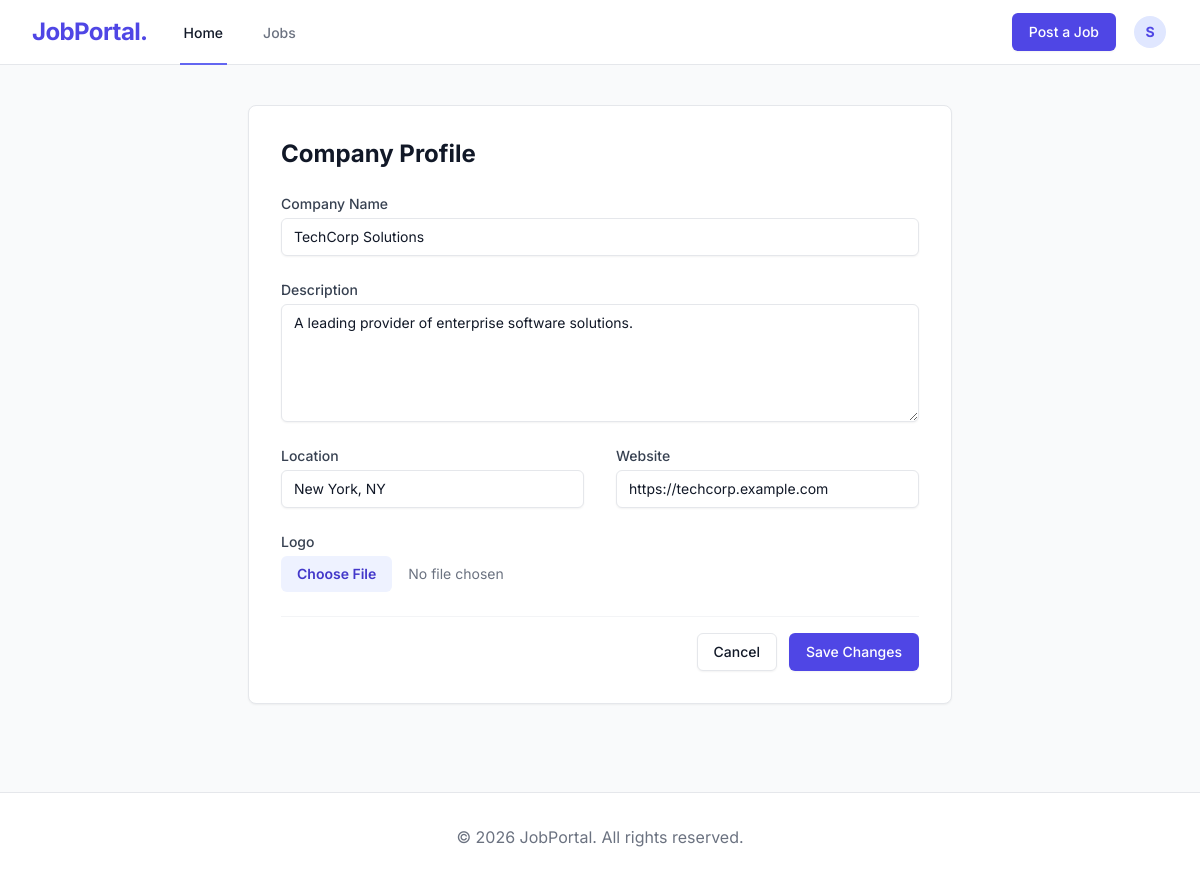
Screenshot of /jobs/company/ (signed in) with the database file from the repository.
### jobs/models.py (models this page shows, shortened)
class Company(models.Model):
    owner = models.OneToOneField(User, on_delete=models.CASCADE, related_name='company')
    name = models.CharField(max_length=200)
    logo = models.ImageField(upload_to='company_logos/', blank=True, null=True)
    website = models.URLField(blank=True, null=True)
    location = models.CharField(max_length=200, blank=True, null=True)
    description = models.TextField(blank=True, null=True)

### jobs/views.py (the view, shortened to what this page needs)
# urls.py: path('company/', views.CompanyUpdateView.as_view(), name='company_update'),
@method_decorator(recruiter_required, name='dispatch')
class CompanyUpdateView(UpdateView):
    model = Company
    template_name = 'jobs/company_form.html'
    fields = ['name', 'logo', 'website', 'location', 'description']
    success_url = reverse_lazy('dashboard')
    def get_object(self, queryset=None):
        company, created = Company.objects.get_or_create(owner=self.request.user, defaults={'name': 'Your Company Name'})
        return company

### templates/jobs/company_form.html (shortened to what this page needs)
{% extends 'base.html' %}
{% block content %}
<div class="max-w-3xl mx-auto px-4 sm:px-6 lg:px-8 py-10">
    <div class="card p-6 sm:p-8">
        <h2 class="text-2xl font-bold text-gray-900 mb-6">Company Profile</h2>
        <form method="POST" enctype="multipart/form-data" class="space-y-6">
            <div class="grid grid-cols-1 gap-y-6 sm:grid-cols-2 sm:gap-x-8">
                <div class="sm:col-span-2">
                    <label for="id_name" class="block text-sm font-medium text-gray-700">Company Name</label>
                    <div class="mt-1">
                        <input type="text" name="name" id="id_name" value="{{ form.name.value|default:'' }}" required class="input-field">
                    </div>
                </div>
                <div class="sm:col-span-2">
                    <label for="id_description" class="block text-sm font-medium text-gray-700">Description</label>
                    <div class="mt-1">
                        <textarea name="description" id="id_description" rows="5" class="input-field">{{ form.description.value|default:'' }}</textarea>
                    </div>
                </div>
                <div>
                    <label for="id_location" class="block text-sm font-medium text-gray-700">Location</label>
                    <div class="mt-1">
                        <input type="text" name="location" id="id_location" value="{{ form.location.value|default:'' }}" class="input-field">
                    </div>
                </div>
                <div>
                    <label for="id_website" class="block text-sm font-medium text-gray-700">Website</label>
                    <div class="mt-1">
                        <input type="url" name="website" id="id_website" value="{{ form.website.value|default:'' }}" class="input-field">
                    </div>
                </div>
                <div class="sm:col-span-2">
                    <label for="id_logo" class="block text-sm font-medium text-gray-700">Logo</label>
                    <div class="mt-1 flex items-center">
                        <input type="file" name="logo" id="id_logo" class="block w-full text-sm text-gray-500 file:mr-4 file:py-2 file:px-4 file:rounded-md file:border-0 file:text-sm file:font-semibold file:bg-indigo-50 file:text-indigo-700 hover:file:bg-indigo-100">
                    </div>
                </div>
            </div>
            <div class="flex justify-end pt-4 border-t border-gray-100 space-x-3">
                <a href="{% url 'dashboard' %}" class="btn-secondary">Cancel</a>
                <button type="submit" class="btn-primary">Save Changes</button>
            </div>
        </form>
    </div>
</div>
{% endblock %}

### templates/base.html (shortened to what this page needs)
<!DOCTYPE html>
<html lang="en">
<head>
    <script src="https://cdn.tailwindcss.com"></script>
</head>
<body class="antialiased min-h-screen flex flex-col bg-brand-bg text-brand-text" x-data="{ mobileMenuOpen: false }">
    <nav class="bg-brand-surface border-b border-brand-border sticky top-0 z-50">
        <div class="max-w-7xl mx-auto px-4 sm:px-6 lg:px-8">
            <div class="flex justify-between h-16">
                <div class="flex">
                    <div class="shrink-0 flex items-center">
                        <a href="{% url 'home' %}" class="text-2xl font-bold text-indigo-600 tracking-tight">JobPortal.</a>
                    </div>
                    <div class="hidden sm:-my-px sm:ml-8 sm:flex sm:space-x-8">
                        <a href="{% url 'home' %}" class="inline-flex items-center px-1 pt-1 border-b-2 border-indigo-500 text-sm font-medium text-gray-900">Home</a>
                        <a href="{% url 'job_list' %}" class="inline-flex items-center px-1 pt-1 border-b-2 border-transparent text-sm font-medium text-gray-500 hover:text-gray-700 hover:border-gray-300">Jobs</a>
                    </div>
                </div>
                <div class="hidden sm:ml-6 sm:flex sm:items-center space-x-4">
                    {% if user.is_authenticated %}
                        {% if user.profile.role == 'RECRUITER' %}
                            <a href="{% url 'job_create' %}" class="btn-primary">Post a Job</a>
                        {% endif %}
                        <div class="ml-3 relative" x-data="{ open: false }">
                            <div>
                                <button @click="open = !open" @click.away="open = false" type="button" class="flex text-sm border-2 border-transparent rounded-full focus:outline-none focus:border-indigo-300 transition duration-150 ease-in-out" id="user-menu-button" aria-expanded="false" aria-haspopup="true">
                                    {% if user.profile.avatar %}
                                        <img class="h-8 w-8 rounded-full object-cover" src="{{ user.profile.avatar.url }}" alt="">
                                    {% else %}
                                        <div class="h-8 w-8 rounded-full bg-indigo-100 flex items-center justify-center text-brand-accent font-bold">
                                            {{ user.username|make_list|first|upper }}
                                        </div>
                                    {% endif %}
                                </button>
                            </div>
                        </div>
                    {% else %}
                        <a href="{% url 'login' %}" class="text-sm font-medium text-brand-muted hover:text-brand-text transition-colors">Log in</a>
                        <a href="{% url 'register' %}" class="btn-primary">Sign up</a>
                    {% endif %}
                </div>
            </div>
        </div>
    </nav>
    <main class="flex-grow">
        {% block content %}{% endblock %}
    </main>
    <footer class="bg-brand-surface mt-12 border-t border-brand-border">
        <div class="max-w-7xl mx-auto py-8 px-4 sm:px-6 lg:px-8">
            <p class="mt-8 text-base text-brand-muted md:mt-0 md:order-1 text-center">
                &copy; {% now "Y" %} JobPortal. All rights reserved.
            </p>
        </div>
    </footer>
</body>
</html>

### templates/base.html (style rules this page uses)
body { font-family: 'Inter', sans-serif; background-color: theme('colors.brand.bg'); color: theme('colors.brand.text'); }

### rows the page displays
Company: name "TechCorp Solutions", description "A leading provider of enterprise software solutions.", location "New York, NY", website "https://techcorp.example.com"

### other values shown
{{ user.username|make_list|first|upper }} "S"
